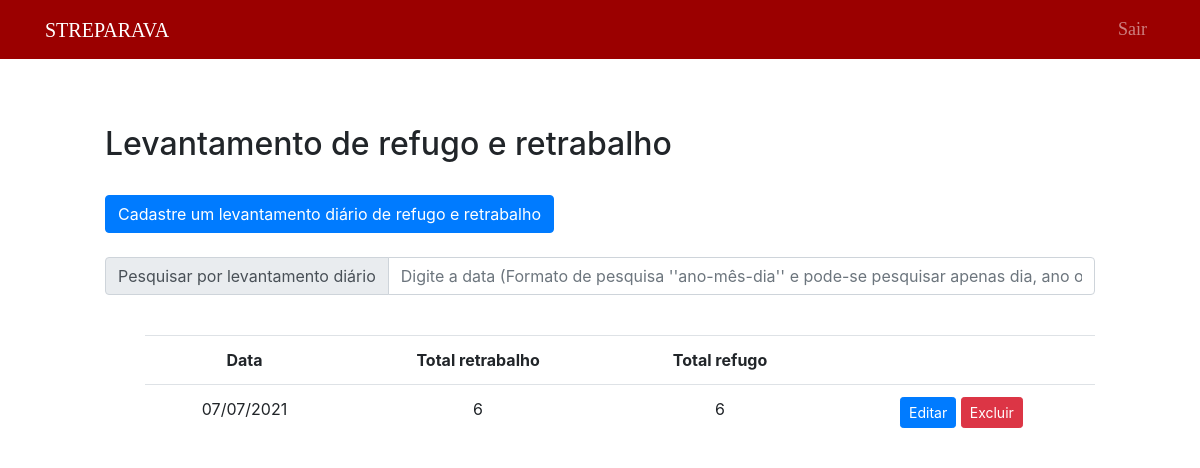
Screenshot of /public/refret/listRefret.php (signed in) with the database file from the repository.
### tables this page shows
CREATE TABLE `refret` (
  `id_refret` int(11) NOT NULL,
  `data` date NOT NULL,
  `retrabalho_braco` int(11) NOT NULL,
  `refugo_braco` int(11) NOT NULL,
  `retrabalho_tirante` int(11) NOT NULL,
  `refugo_tirante` int(11) NOT NULL,
  `retrabalho_travessa` int(11) NOT NULL,
  `refugo_travessa` int(11) NOT NULL,
  `retrabalho_roda` int(11) NOT NULL,
  `refugo_roda` int(11) NOT NULL,
  `retrabalho_montagem` int(11) NOT NULL,
  `refugo_montagem` int(11) NOT NULL,
  `retrabalho_pintura` int(11) NOT NULL,
  `refugo_pintura` int(11) NOT NULL,
  `total_retrabalho` int(11) NOT NULL,
  `total_refugo` int(11) NOT NULL,
  `observacoes` text NOT NULL
);

### public/refret/listrRefretNoSearch.php (the view, shortened to what this page needs)
<?php
include("../../data/connection.php");
$sql = "SELECT *, DATE_FORMAT(data,'%d/%m/%Y') as datas FROM refret order by data DESC";
$dadosRefret = $connection->query($sql);
if ($dadosRefret->num_rows > 0) {
?>
    <div style="margin-left: 100px; margin-right: 100px;">
        <br>
        <table class="table" style="text-align: center;">
        <tr>
                <th>Data</th>
                <th>Total retrabalho</th>
                <th>Total refugo</th>
                <th></th>
            </tr>
            <?php
            while ($exibir = $dadosRefret->fetch_assoc()) {
            ?>
                <tr>
                    <td><?php echo $exibir["datas"] ?></td>
                    <td><?php echo $exibir["total_retrabalho"] ?></td>
                    <td><?php echo $exibir["total_refugo"] ?></td>
                    <td>
                        <button type="button" class="btn btn-primary btn-sm">
                            <a href="editRefret.php?id=<?php echo $exibir["id_refret"] ?>" style="text-decoration: none; color: white">Editar</a>
                        </button>
                        <button type="submit" class="btn btn-danger btn-sm" formmethod="post">
                            <a href="deleteRefret.php?id=<?php echo $exibir["id_refret"] ?>" style="text-decoration: none; color: white"> Excluir </a>
                        </button>
                    </td>
                </tr>
            <?php
            }
            ?>
        </table>
    </div>
<?php
} else { ?>
    <div style="margin-left: 100px; margin-right: 100px;">
    <?php
    echo "Nenhum registro encontrado.";
}
    ?>

### public/Styles/main.css (style rules this page uses)
body { padding: 5px; }

### rows the page displays
refret: datas "07/07/2021", total_retrabalho "6", total_refugo "6"
